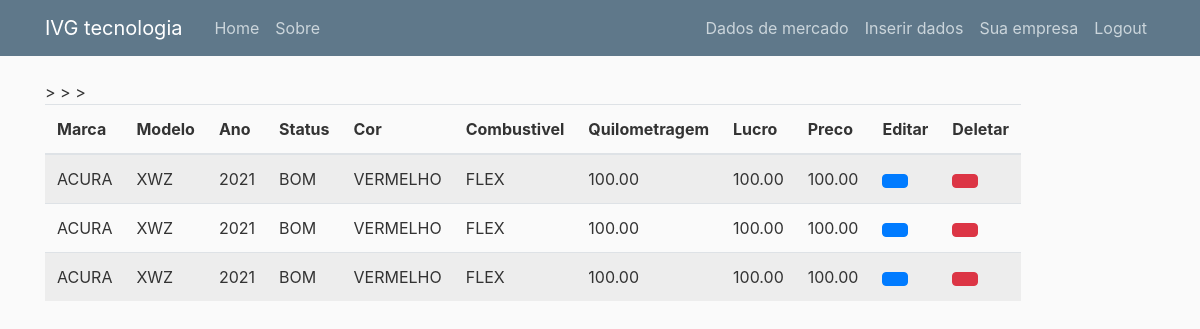
The app's page /Data/VisualMerc/ (signed in) with its own data.
### data/models.py (models this page shows)
class DataDB(models.Model):
	marca=models.CharField(max_length = 30, default ="ACURA")
	modelo=models.CharField(max_length = 30, default="XWZ")
	ano=models.IntegerField(default= 2021)
	status=models.CharField(max_length= 10,default= "BOM")
	cor=models.CharField(max_length= 10, default= "VERMELHO")
	combustivel=models.CharField(max_length= 10,default= "FLEX")
	quilometragem=models.DecimalField(max_digits= 10,decimal_places=2,max_length= 12,default=100)
	lucro=models.DecimalField(max_digits= 10,decimal_places=2,max_length= 12,default=100)
	preco=models.DecimalField(max_digits= 10,decimal_places=2,max_length= 12,default=100)
	margem_de_lucro=models.DecimalField(max_digits= 10,decimal_places=2,max_length= 12,default=100)
	data_postada = models.DateTimeField(default=timezone.now)
	autor = models.ForeignKey(User, on_delete=models.CASCADE, default = 1)

### data/views.py (the view)
# urls.py: path('VisualMerc/', views.VisualizarMercado, name = 'data-VisualizarMercado'),
@login_required
def VisualizarMercado(request):
	query= DataDB.objects.all()
	return render(request, 'data/visualizarmercado.html', {'query': query})

### data/templates/data/visualizarmercado.html
{% extends "APP_IVG/layout.html" %}
{% block content %}
	<table class="table table-striped table-hover">
		<thead>
            <th>Marca</th>
            <th>Modelo</th>
            <th>Ano</th>
            <th>Status</th>
            <th>Cor</th>
            <th>Combustivel</th>
            <th>Quilometragem</th>
            <th>Lucro</th>
            <th>Preco</th>
            <th>Editar</th>
            <th>Deletar</th>
        </thead>
		{% for q in query %}
		<tr>
			<td> {{ q.marca }} </td>
			<td> {{ q.modelo }} </td>
			<td> {{ q.ano }} </td>
			<td> {{ q.status }} </td>
			<td> {{ q.cor }} </td>
			<td> {{ q.combustivel }} </td>
			<td> {{ q.quilometragem }} </td>
			<td> {{ q.lucro }} </td>
			<td> {{ q.preco }} </td>>
			<td><a href="{% url 'data-Editar' q.id %}" class="btn btn-primary btn-xs"></a></td>
			<td><a href="{% url 'data-Deletar' q.id %}" class="btn btn-danger btn-xs"></a></td>
		</tr>
		{% endfor %}
	</table>
{% endblock content %}

### APP_IVG/templates/APP_IVG/layout.html (shortened to what this page needs)
{% load static %}
<!DOCTYPE html>
<html>
<head>
    <link rel="stylesheet" href="https://maxcdn.bootstrapcdn.com/bootstrap/4.0.0/css/bootstrap.min.css">
    <link rel="stylesheet" type="text/css" href="{% static 'APP_IVG/main.css' %}">
</head>
<body>
	<header class="site-header">
      <nav class="navbar navbar-expand-md navbar-dark bg-steel fixed-top">
        <div class="container">
          <a class="navbar-brand mr-4" href="{% url 'APP_IVG-Homepage' %}">IVG tecnologia</a>
          <div class="collapse navbar-collapse" id="navbarToggle">
            <div class="navbar-nav mr-auto">
              <a class="nav-item nav-link" href="{% url 'APP_IVG-Homepage' %}">Home</a>
              <a class="nav-item nav-link" href="{% url 'APP_IVG-Sobre' %}">Sobre</a>
            </div>
            <div class="navbar-nav">
              {% if user.is_authenticated %}
                <a class="nav-item nav-link" href="{% url 'data-VisualizarMercado' %}">Dados de mercado</a>
                <a class="nav-item nav-link" href="{% url 'data-InsiraDado' %}">Inserir dados</a>
                <a class="nav-item nav-link" href="{% url 'Empresa' %}">Sua empresa</a>
                <a class="nav-item nav-link" href="{% url 'Logout' %}">Logout</a>
              {% else %}
                <a class="nav-item nav-link" href="{% url 'Login' %}">Login</a>
                <a class="nav-item nav-link" href="{% url 'Cadastro' %}">Register</a>
              {% endif %}
            </div>
          </div>
        </div>
      </nav>
    </header>
    <main role="main" class="container">
    <div class="row">
	   <div class="col-md-8">
		  {% block content %}{% endblock %}
	   </div>
	  </div>
    </main>
</body>
</html>

### APP_IVG/static/APP_IVG/main.css (style rules this page uses)
body { background: #fafafa; color: #333333; margin-top: 5rem; }
.bg-steel { background-color: #5f788a; }
.site-header .navbar-nav .nav-link { color: #cbd5db; }

### records on screen
DataDB: marca "ACURA", modelo "XWZ", ano "2021", status "BOM", cor "VERMELHO", combustivel "FLEX", quilometragem "100.00", lucro "100.00", preco "100.00"
DataDB: marca "ACURA", modelo "XWZ", ano "2021", status "BOM", cor "VERMELHO", combustivel "FLEX", quilometragem "100.00", lucro "100.00", preco "100.00"
DataDB: marca "ACURA", modelo "XWZ", ano "2021", status "BOM", cor "VERMELHO", combustivel "FLEX", quilometragem "100.00", lucro "100.00", preco "100.00"
